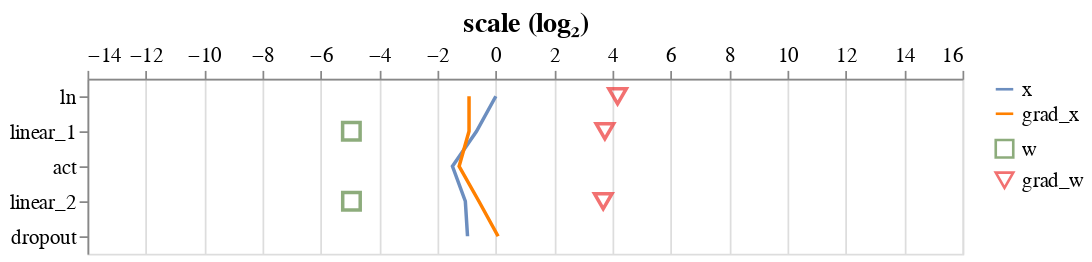

Source (notebook cell):
### Code cell
def glorot_init(fan_in, fan_out):
    return ((fan_in + fan_out) / 2) ** -0.5

config = NanoGPTConfig()
mlp = MLP(config).apply(init_weights(glorot_init))
analyse_mlp(mlp, config)

### Figure 1 — Vega-Lite specification as saved in the notebook (floating-point values rounded to 4 significant figures)
{"config": {"view": {"continuousWidth": 400, "continuousHeight": 300}, "axis": {"labelFontSize": 12, "titleFontSize": 16}}, "layer": [{"data": {"name": "data-1717f52aa16e5a47a6f3d2e47a5f6bb8"}, "mark": "line", "encoding": {"color": {"field": "type", "legend": {"labelFontSize": 12, "symbolSize": 100, "title": ""}, "scale": {"range": ["#6C8EBF", "#FF8000"]}, "sort": "descending", "type": "nominal"}, "x": {"axis": {"orient": "top", "values": [-14.0, -12.0, -10.0, -8.0, -6.0, -4.0, -2.0, 0.0, 2.0, 4.0, 6.0, 8.0, 10.0, 12.0, 14.0, 16.0]}, "field": "scale (log₂)", "scale": {"domain": [-14.0, 16.0]}, "type": "quantitative"}, "y": {"field": "op", "sort": ["ln", "linear_1", "act", "linear_2", "dropout"], "title": "", "type": "ordinal"}}}, {"data": {"name": "data-e935a03ccd14661c74c881670507a11e"}, "mark": {"type": "point", "size": 100}, "encoding": {"color": {"field": "type", "legend": {"labelFontSize": 12, "symbolSize": 100, "title": ""}, "scale": {"range": ["#5D8944", "#ED3434"]}, "sort": "descending", "type": "nominal"}, "shape": {"field": "type", "scale": {"range": ["square", "triangle-down"]}, "sort": "descending", "type": "nominal"}, "x": {"axis": {"orient": "top", "values": [-14.0, -12.0, -10.0, -8.0, -6.0, -4.0, -2.0, 0.0, 2.0, 4.0, 6.0, 8.0, 10.0, 12.0, 14.0, 16.0]}, "field": "scale (log₂)", "scale": {"domain": [-14.0, 16.0]}, "type": "quantitative"}, "y": {"field": "op", "sort": ["ln", "linear_1", "act", "linear_2", "dropout"], "title": "", "type": "ordinal"}}}], "resolve": {"scale": {"color": "independent", "shape": "independent"}}, "width": 500, "$schema": "https://vega.github.io/schema/vega-lite/v4.17.0.json", "datasets": {"data-1717f52aa16e5a47a6f3d2e47a5f6bb8": [{"type": "x", "op": "ln", "scale (log₂)": -5.417e-06}, {"type": "x", "op": "linear_1", "scale (log₂)": -0.6617}, {"type": "x", "op": "act", "scale (log₂)": -1.487}, {"type": "x", "op": "linear_2", "scale (log₂)": -1.046}, {"type": "x", "op": "dropout", "scale (log₂)": -0.9703}, {"type": "grad_x", "op": "ln", "scale (log₂)": -0.9186}, {"type": "grad_x", "op": "linear_1", "scale (log₂)": -0.9186}, {"type": "grad_x", "op": "act", "scale (log₂)": -1.259}, {"type": "grad_x", "op": "linear_2", "scale (log₂)": -0.5812}, {"type": "grad_x", "op": "dropout", "scale (log₂)": 0.07796}], "data-e935a03ccd14661c74c881670507a11e": [{"type": "w", "op": "ln", "scale (log₂)": null}, {"type": "w", "op": "linear_1", "scale (log₂)": -4.953}, {"type": "w", "op": "linear_2", "scale (log₂)": -4.95}, {"type": "grad_w", "op": "ln", "scale (log₂)": 4.174}, {"type": "grad_w", "op": "linear_1", "scale (log₂)": 3.739}, {"type": "grad_w", "op": "linear_2", "scale (log₂)": 3.682}]}}
